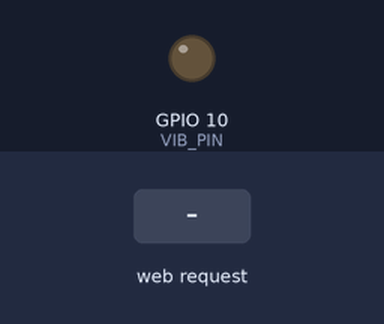
Recording of a sketch running on a simulated Seeed XIAO ESP32-C3. Parts: output pins drawn as LEDs (lit = HIGH). The test bench sets the inputs (shaded band). WiFi joins after 1.5 s; servers stay silent unless stated; what the sketch prints to the serial monitor is not drawn.

Above: at 2.7 s.
2.8 s: HTTP request GET /vibrate received
At 3.6 s:
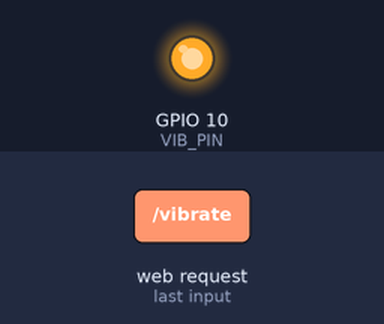
Timing chart, 0 to 5.8 s (numbered marks = the images above; inputs shaded):
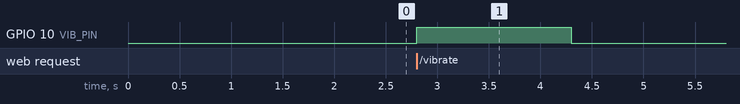

Measured:
- after the input at 2.8 s, GPIO 10 (VIB_PIN): LOW → HIGH at once, → LOW 1.5 s later

The sketch:

wristband.ino
```cpp
/*
  Guardian RX — Wristband
  Code by Solehin Rizal
  Board: Seeed XIAO ESP32C3
  Motor Driver : MAKER DRIVE by Cytron (PWM)

*/

#include <WiFi.h>
#include <WebServer.h>

const char* ssid = "test";
const char* password = "test123456";

#define VIB_PIN D10  // vibration motor pin

WebServer server(80);

void handleVibrate() {
  Serial.println("Vibration trigger received!");
  digitalWrite(VIB_PIN, HIGH);
  delay(1500);                 // vibrate 1.5s
  digitalWrite(VIB_PIN, LOW);
  server.send(200, "text/plain", "OK");
}

void setup() {
  Serial.begin(115200);
  pinMode(VIB_PIN, OUTPUT);
  digitalWrite(VIB_PIN, LOW);

  WiFi.begin(ssid, password);
  Serial.println("Connecting to WiFi...");
  while (WiFi.status() != WL_CONNECTED) { delay(500); Serial.print("."); }
  Serial.println("\nConnected!");
  Serial.print("IP address: "); Serial.println(WiFi.localIP());

  server.on("/vibrate", handleVibrate);
  server.begin();
  Serial.println("Server started.");
}

void loop() {
  server.handleClient();
}
```
